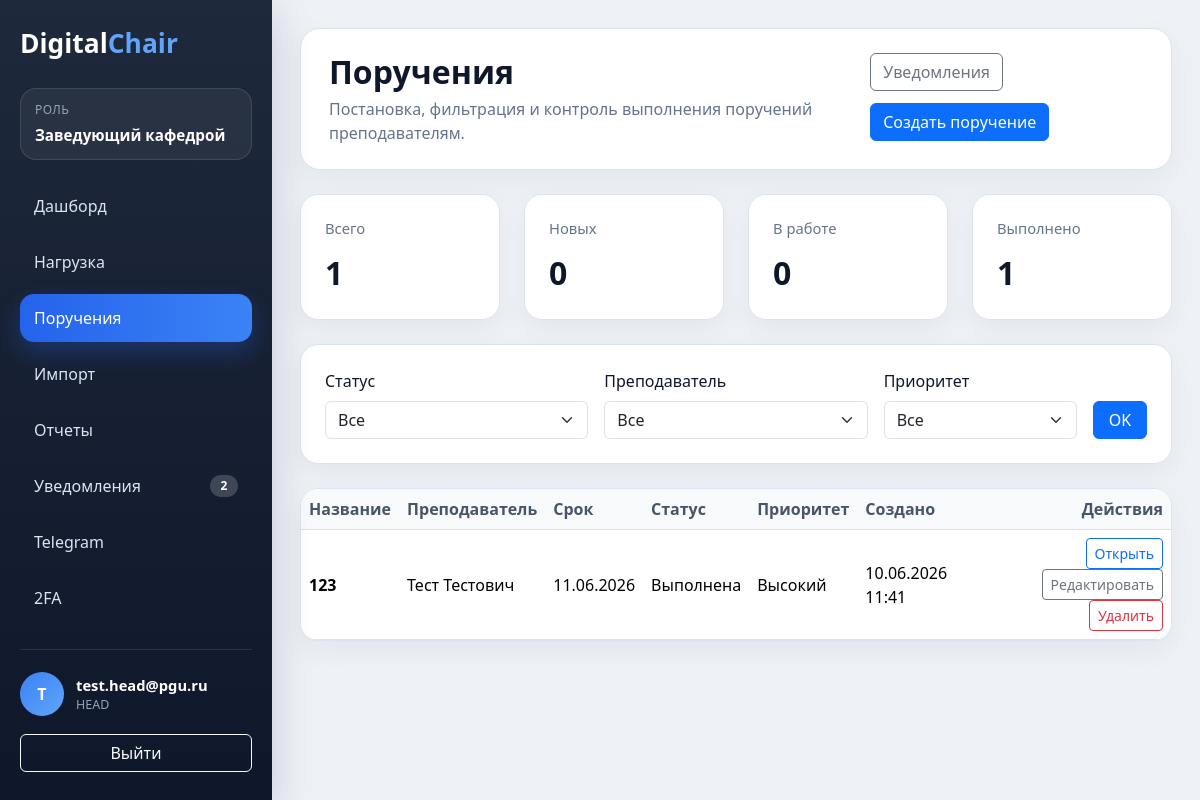
The page /assignments/ (signed in) on the database its author committed.
### apps/users/models.py (models this page shows, shortened)
class User(AbstractUser):
    class Roles(models.TextChoices):
        ADMIN = 'ADMIN', 'Администратор'
        HEAD = 'HEAD', 'Заведующий кафедрой'
        TEACHER = 'TEACHER', 'Преподаватель'
        STUDENT = 'STUDENT', 'Студент'
        STUDY_MASTER = 'STUDY_MASTER', 'Учебный мастер'
    username = models.CharField(
        max_length=150,
        unique=True
    )
    email = models.EmailField(
        unique=True
    )
    role = models.CharField(
        max_length=30,
        choices=Roles.choices,
        default=Roles.TEACHER
    )
    phone = models.CharField(
        max_length=20,
        blank=True,
        null=True
    )
    telegram_id = models.CharField(
        max_length=100,
        blank=True,
        null=True
    )
    telegram_bind_code = models.CharField(
        max_length=20,
        blank=True,
        null=True
    )
    telegram_bind_code_created_at = models.DateTimeField(
        blank=True,
        null=True
    )
    is_2fa_enabled = models.BooleanField(
        default=False
    )
    totp_secret = models.CharField(
        max_length=64,
        blank=True,
        null=True
    )
    USERNAME_FIELD = 'email'
    REQUIRED_FIELDS = []
    objects = UserManager()

### apps/assignments/models.py (models this page shows, shortened)
class Task(models.Model):
    class Statuses(models.TextChoices):
        NEW = 'NEW', 'Новая'
        IN_PROGRESS = 'IN_PROGRESS', 'В работе'
        COMPLETED = 'COMPLETED', 'Выполнена'
        CANCELLED = 'CANCELLED', 'Отменена'
    class Priorities(models.TextChoices):
        LOW = 'LOW', 'Низкий'
        MEDIUM = 'MEDIUM', 'Средний'
        HIGH = 'HIGH', 'Высокий'
    title = models.CharField(
        max_length=255
    )
    description = models.TextField()
    teacher = models.ForeignKey(
        Teacher,
        on_delete=models.CASCADE,
        related_name='tasks'
    )
    created_by = models.ForeignKey(
        settings.AUTH_USER_MODEL,
        on_delete=models.CASCADE,
        related_name='created_tasks'
    )
    due_date = models.DateField()
    status = models.CharField(
        max_length=20,
        choices=Statuses.choices,
        default=Statuses.NEW
    )
    priority = models.CharField(
        max_length=20,
        choices=Priorities.choices,
        default=Priorities.MEDIUM
    )
    attachment = models.FileField(
        upload_to='assignments/',
        blank=True,
        null=True,
        validators=[
            FileExtensionValidator(
                allowed_extensions=[
                    'pdf',
                    'docx',
                    'xlsx',
                    'png',
                    'jpg',
                    'jpeg',
                ]
            ),
            validate_attachment_size
        ]
    )
    created_at = models.DateTimeField(
        auto_now_add=True
    )
    completed_at = models.DateTimeField(
        blank=True,
        null=True
    )
    @property
    def is_overdue(self):
        return (
            self.due_date < timezone.localdate()
            and self.status != self.Statuses.COMPLETED
        )

### apps/core/models.py (models this page shows, shortened)
class Teacher(models.Model):
    POSITION_CHOICES = [
        ('assistant', 'Ассистент'),
        ('senior_teacher', 'Старший преподаватель'),
        ('docent', 'Доцент'),
        ('professor', 'Профессор'),
    ]
    user = models.OneToOneField(
        settings.AUTH_USER_MODEL,
        on_delete=models.CASCADE,
        related_name='teacher_profile'
    )
    full_name = models.CharField(
        max_length=255
    )
    position = models.CharField(
        max_length=50,
        choices=POSITION_CHOICES
    )
    academic_degree = models.CharField(
        max_length=255,
        blank=True,
        null=True
    )
    rate = models.DecimalField(
        max_digits=3,
        decimal_places=1,
        default=1.0
    )
    max_hours = models.PositiveIntegerField(
        default=900
    )

### apps/assignments/views.py (the view)
@login_required(login_url='/login/')
@head_required
@never_cache
def task_list_view(request):
    tasks = Task.objects.select_related(
        'teacher',
        'teacher__user',
        'created_by'
    ).order_by(
        '-created_at'
    )
    status = request.GET.get('status')
    teacher_id = request.GET.get('teacher')
    priority = request.GET.get('priority')
    if status:
        tasks = tasks.filter(status=status)
    if teacher_id:
        tasks = tasks.filter(teacher_id=teacher_id)
    if priority:
        tasks = tasks.filter(priority=priority)
    return render(
        request,
        'assignments/task_list.html',
        {
            'tasks': tasks,
            'teachers': Teacher.objects.order_by('full_name'),
            'statuses': Task.Statuses,
            'priorities': Task.Priorities,
            'selected_status': status or '',
            'selected_teacher': teacher_id or '',
            'selected_priority': priority or '',
            'stats': get_task_statistics(tasks),
        }
    )

### apps/assignments/views.py (called while the page is built)
def is_head(user):
    return user.is_authenticated and user.role == 'HEAD'

def get_task_statistics(tasks):
    stats = tasks.aggregate(
        total=Count('id'),
        new_count=Count('id', filter=Q(status=Task.Statuses.NEW)),
        in_progress_count=Count('id', filter=Q(status=Task.Statuses.IN_PROGRESS)),
        completed_count=Count('id', filter=Q(status=Task.Statuses.COMPLETED)),
    )
    return {
        'total': stats['total'] or 0,
        'new_count': stats['new_count'] or 0,
        'in_progress_count': stats['in_progress_count'] or 0,
        'completed_count': stats['completed_count'] or 0,
    }

### templates/assignments/task_list.html (shortened to what this page needs)
{% extends 'base/base.html' %}
{% block page_title %}Поручения{% endblock %}
{% block page_subtitle %}
    <p class="app-page-subtitle">Постановка, фильтрация и контроль выполнения поручений преподавателям.</p>
{% endblock %}
{% block page_actions %}
    <a href="/notifications/" class="btn btn-outline-secondary">Уведомления</a>
    <a href="/assignments/create/" class="btn btn-primary">Создать поручение</a>
{% endblock %}
{% block content %}
    <div class="row g-4 mb-4">
        <div class="col-md-3">
            <div class="stat-card">
                <div class="stat-label">Всего</div>
                <div class="stat-value">{{ stats.total }}</div>
            </div>
        </div>
        <div class="col-md-3">
            <div class="stat-card">
                <div class="stat-label">Новых</div>
                <div class="stat-value">{{ stats.new_count }}</div>
            </div>
        </div>
        <div class="col-md-3">
            <div class="stat-card">
                <div class="stat-label">В работе</div>
                <div class="stat-value">{{ stats.in_progress_count }}</div>
            </div>
        </div>
        <div class="col-md-3">
            <div class="stat-card">
                <div class="stat-label">Выполнено</div>
                <div class="stat-value">{{ stats.completed_count }}</div>
            </div>
        </div>
    </div>
    <div class="section-card mb-4">
        <form method="get" class="row g-3 align-items-end">
            <div class="col-md-4">
                <label class="form-label">Статус</label>
                <select name="status" class="form-select">
                    <option value="">Все</option>
                </select>
            </div>
            <div class="col-md-4">
                <label class="form-label">Преподаватель</label>
                <select name="teacher" class="form-select">
                    <option value="">Все</option>
                </select>
            </div>
            <div class="col-md-3">
                <label class="form-label">Приоритет</label>
                <select name="priority" class="form-select">
                    <option value="">Все</option>
                </select>
            </div>
            <div class="col-md-1">
                <button type="submit" class="btn btn-primary w-100">OK</button>
            </div>
        </form>
    </div>
    <div class="table-card">
        <div class="table-responsive">
            <table class="table align-middle">
                <thead>
                <tr>
                    <th>Название</th>
                    <th>Преподаватель</th>
                    <th>Срок</th>
                    <th>Статус</th>
                    <th>Приоритет</th>
                    <th>Создано</th>
                    <th class="text-end">Действия</th>
                </tr>
                </thead>
                <tbody>
                {% for task in tasks %}
                    <tr {% if task.is_overdue %}class="table-danger"{% endif %}>
                        <td class="fw-semibold">
                            {{ task.title }}
                        </td>
                        <td>{{ task.teacher.full_name }}</td>
                        <td>{{ task.due_date|date:"d.m.Y" }}</td>
                        <td>{{ task.get_status_display }}</td>
                        <td>{{ task.get_priority_display }}</td>
                        <td>{{ task.created_at|date:"d.m.Y H:i" }}</td>
                        <td class="text-end">
                            <a href="/assignments/{{ task.id }}/" class="btn btn-sm btn-outline-primary">Открыть</a>
                            <a href="/assignments/{{ task.id }}/edit/" class="btn btn-sm btn-outline-secondary">Редактировать</a>
                            <a href="/assignments/{{ task.id }}/delete/" class="btn btn-sm btn-outline-danger">Удалить</a>
                        </td>
                    </tr>
                {% empty %}
                    <tr>
                        <td colspan="7" class="text-center text-muted py-4">Поручения пока не созданы.</td>
                    </tr>
                {% endfor %}
                </tbody>
            </table>
        </div>
    </div>
{% endblock %}

### templates/base/base.html (shortened to what this page needs)
<!DOCTYPE html>
<html lang="ru">
<head>
    <link href="https://cdn.jsdelivr.net/npm/bootstrap@5.3.3/dist/css/bootstrap.min.css"
          rel="stylesheet">
</head>
<body>
{% if request.user.is_authenticated %}
    <div class="app-shell">
        <aside class="app-sidebar">
            <h1 class="app-logo">Digital<span>Chair</span></h1>
            <div class="app-role">
                <span class="app-role-label">Роль</span>
                <span class="app-role-value">{{ ui_role_label }}</span>
            </div>
            <nav class="app-nav">
                {% for item in ui_navigation_items %}
                    <a href="{{ item.url }}"
                       class="app-nav-link{% if item.is_active %} active{% endif %}">
                        <span>{{ item.label }}</span>
                        {% if item.badge %}
                            <span class="app-nav-badge">{{ item.badge }}</span>
                        {% endif %}
                    </a>
                {% endfor %}
            </nav>
            <div class="app-sidebar-footer">
                <div class="app-user">
                    <div class="app-user-avatar">
                        {{ request.user.email|first|upper }}
                    </div>
                    <div>
                        <div class="app-user-email">{{ request.user.email }}</div>
                        <div class="app-user-role">{{ request.user.role }}</div>
                    </div>
                </div>
                <a href="/logout/" class="btn btn-outline-light w-100">Выйти</a>
            </div>
        </aside>
        <main class="app-main">
            <header class="app-page-header">
                <div>
                    <h1 class="app-page-title">{% block page_title %}DigitalChair{% endblock %}</h1>
                    {% block page_subtitle %}{% endblock %}
                </div>
                <div class="app-toolbar">
                    {% block page_actions %}{% endblock %}
                </div>
            </header>
            {% block content %}{% endblock %}
        </main>
    </div>
{% else %}
    {% block anonymous_content %}{% endblock %}
{% endif %}
</body>
</html>

### rows shown on the page
User: user.email|first "T", user.email "test.head@pgu.ru", user.role "HEAD"
Task: title "123", teacher.full_name "Тест Тестович", due_date "11.06.2026", status "Выполнена", priority "Высокий", created_at "10.06.2026 11:41"

### other values the page prints
{{ ui_role_label }} "Заведующий кафедрой"
{{ item.label }} "Дашборд" "Нагрузка" "Поручения" "Импорт" "Отчеты" "Уведомления" "Telegram" "2FA"
{{ item.badge }} "2"
{{ stats.total }} "1"
{{ stats.new_count }} "0"
{{ stats.in_progress_count }} "0"
{{ stats.completed_count }} "1"
